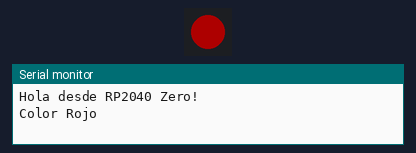
Simulated run of this program. Board: Raspberry Pi Pico. Parts: 1 RGB LEDs in strip order, left to right, the last lines printed to the serial monitor. Dim RGB values are drawn brighter than linear.

Above: at 0.3 s.
At 1.7 s:
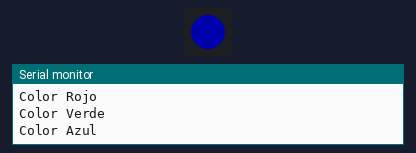
At 3.1 s:
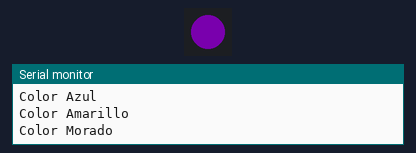
At 5.7 s:
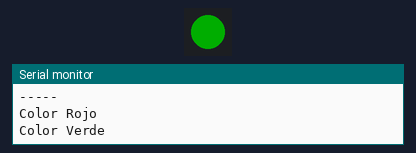
Timing chart, 0 to 6.1 s (numbered marks = the images above):
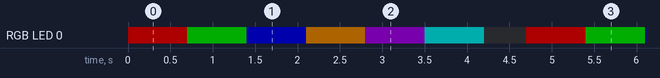

Measured:
- by itself, RGB LED 0: repeats every 4.7 s: RGB(0, 50, 0) 0.70 s, RGB(0, 0, 50) 0.70 s, RGB(50, 29, 0) 0.70 s, RGB(35, 0, 50) 0.70 s, RGB(0, 50, 50) 0.70 s, off 0.50 s, RGB(50, 0, 0) 0.70 s
- by itself, everything shown: repeats every 4.7 s, in 7 steps

The program:

main.cpp
```cpp
// #define LED_BUILTIN 16   // LED del RP2040 Zero

// #include <Arduino.h>

// void setup() {
//   pinMode(LED_BUILTIN, OUTPUT);
//   Serial.begin(115200);   // ahora sí debe funcionar con USB
//   while (!Serial) delay(10);
//   Serial.println("Hola desde RP2040 Zero!");
// }

// void loop() {
//   digitalWrite(LED_BUILTIN, HIGH);
//   delay(500);
//   digitalWrite(LED_BUILTIN, LOW);
//   delay(500);
//   Serial.println("Hola desde RP2040 Zero!");
// }


#include <Arduino.h>
#include <Adafruit_NeoPixel.h>

#define LED_PIN   16    // GPIO16 en la RP2040-Zero
#define LED_COUNT 1     // Solo 1 Neopixel en la placa

Adafruit_NeoPixel pixels(LED_COUNT, LED_PIN, NEO_GRB + NEO_KHZ800);

void setup() {
  Serial.begin(115200);   // ahora sí debe funcionar con USB
  Serial.println("Hola desde RP2040 Zero!");
  pixels.begin();       // Inicializa el Neopixel
  pixels.setBrightness(50); // brillo de 0 a 255
}

void loop() {
  // Rojo
  pixels.setPixelColor(0, pixels.Color(255, 0, 0));
  pixels.show();
  Serial.println("Color Rojo");
  delay(700);


  // Verde
  pixels.setPixelColor(0, pixels.Color(0, 255, 0));
  pixels.show();
  Serial.println("Color Verde");
  delay(700);


  // Azul
  pixels.setPixelColor(0, pixels.Color(0, 0, 255));
  pixels.show();
  Serial.println("Color Azul");
  delay(700);

  // yellow
  pixels.setPixelColor(0, pixels.Color(255, 150, 0));
  pixels.show();
  Serial.println("Color Amarillo");
  delay(700);

  // purple
  pixels.setPixelColor(0, pixels.Color(180, 0, 255));
  pixels.show();
  Serial.println("Color Morado");
  delay(700);

  // cyan
  pixels.setPixelColor(0, pixels.Color(0, 255, 255));
  pixels.show();
  Serial.println("Color Cyan");
  delay(700);


  // Apagado
  pixels.clear();
  pixels.show();
  Serial.println("-----");
  delay(500);
}
```
